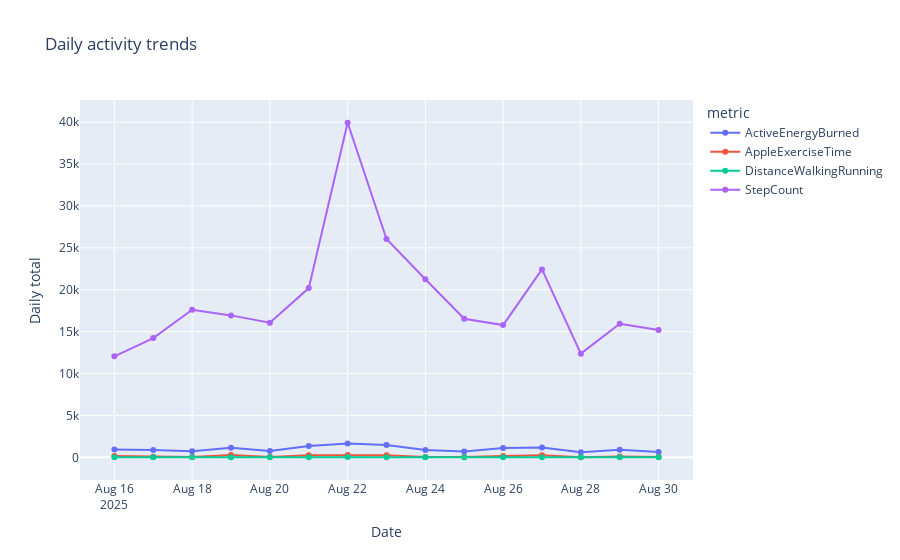

Notebook cell for this chart:
### Markdown cell above
### 7. Activity and energy expenditure

### Code cell
activity_types = [
    "StepCount",
    "DistanceWalkingRunning",
    "ActiveEnergyBurned",
    "AppleExerciseTime",
]
activity_df = apple_df[apple_df["type_clean"].isin(activity_types)].copy()

if activity_df.empty:
    print("ℹ️ No core activity metrics found.")
else:
    activity_df = activity_df.dropna(subset=["value_numeric", "event_date"])
    daily_activity = activity_df.pivot_table(
        index="event_date",
        columns="type_clean",
        values="value_numeric",
        aggfunc="sum",
    ).fillna(0)

    display(Markdown("**Daily activity summary (last 14 days):**"))
    display(daily_activity.tail(14))

    melted = daily_activity.reset_index().melt(
        id_vars="event_date", var_name="metric", value_name="value"
    )
    melted = melted[melted["value"] > 0]
    if not melted.empty:
        fig = px.line(
            melted,
            x="event_date",
            y="value",
            color="metric",
            title="Daily activity trends",
            labels={"event_date": "Date", "value": "Daily total"},
            markers=True,
        )
        fig.show()
    else:
        print("ℹ️ Activity totals are zero after filtering.")

    plt.figure(figsize=(12, 6))
    sns.heatmap(
        daily_activity.tail(30), cmap="viridis", cbar_kws={"label": "Daily totals"}
    )
    plt.title("Activity intensity heatmap (last 30 days)")
    plt.xlabel("Metric")
    plt.ylabel("Date")
    plt.tight_layout()
    plt.show()

### Figure 1 — Plotly figure (JSON) as saved in the notebook; plotly's stock layout.template omitted (floating-point values rounded to 4 significant figures)
{"data": [{"hovertemplate": "metric=ActiveEnergyBurned<br>Date=%{x}<br>Daily total=%{y}<extra></extra>", "legendgroup": "ActiveEnergyBurned", "line": {"color": "#636efa", "dash": "solid"}, "marker": {"symbol": "circle"}, "mode": "lines+markers", "name": "ActiveEnergyBurned", "orientation": "v", "showlegend": true, "type": "scatter", "x": ["2025-08-16T00:00:00.000000000", "2025-08-17T00:00:00.000000000", "2025-08-18T00:00:00.000000000", "2025-08-19T00:00:00.000000000", "2025-08-20T00:00:00.000000000", "2025-08-21T00:00:00.000000000", "2025-08-22T00:00:00.000000000", "2025-08-23T00:00:00.000000000", "2025-08-24T00:00:00.000000000", "2025-08-25T00:00:00.000000000", "2025-08-26T00:00:00.000000000", "2025-08-27T00:00:00.000000000", "2025-08-28T00:00:00.000000000", "2025-08-29T00:00:00.000000000", "2025-08-30T00:00:00.000000000"], "xaxis": "x", "y": [917.9, 869.9, 724.8, 1132.0, 765.9, 1337.0, 1638.0, 1472.0, 865.3, 701.8, 1097.0, 1163.0, 616.5, 889.1, 628.6], "yaxis": "y"}, {"hovertemplate": "metric=AppleExerciseTime<br>Date=%{x}<br>Daily total=%{y}<extra></extra>", "legendgroup": "AppleExerciseTime", "line": {"color": "#EF553B", "dash": "solid"}, "marker": {"symbol": "circle"}, "mode": "lines+markers", "name": "AppleExerciseTime", "orientation": "v", "showlegend": true, "type": "scatter", "x": ["2025-08-16T00:00:00.000000000", "2025-08-17T00:00:00.000000000", "2025-08-18T00:00:00.000000000", "2025-08-19T00:00:00.000000000", "2025-08-20T00:00:00.000000000", "2025-08-21T00:00:00.000000000", "2025-08-22T00:00:00.000000000", "2025-08-23T00:00:00.000000000", "2025-08-24T00:00:00.000000000", "2025-08-25T00:00:00.000000000", "2025-08-26T00:00:00.000000000", "2025-08-27T00:00:00.000000000", "2025-08-28T00:00:00.000000000", "2025-08-29T00:00:00.000000000", "2025-08-30T00:00:00.000000000"], "xaxis": "x", "y": [153.0, 59.0, 33.0, 260.0, 35.0, 251.0, 268.0, 258.0, 37.0, 35.0, 152.0, 237.0, 20.0, 86.0, 26.0], "yaxis": "y"}, {"hovertemplate": "metric=DistanceWalkingRunning<br>Date=%{x}<br>Daily total=%{y}<extra></extra>", "legendgroup": "DistanceWalkingRunning", "line": {"color": "#00cc96", "dash": "solid"}, "marker": {"symbol": "circle"}, "mode": "lines+markers", "name": "DistanceWalkingRunning", "orientation": "v", "showlegend": true, "type": "scatter", "x": ["2025-08-16T00:00:00.000000000", "2025-08-17T00:00:00.000000000", "2025-08-18T00:00:00.000000000", "2025-08-19T00:00:00.000000000", "2025-08-20T00:00:00.000000000", "2025-08-21T00:00:00.000000000", "2025-08-22T00:00:00.000000000", "2025-08-23T00:00:00.000000000", "2025-08-24T00:00:00.000000000", "2025-08-25T00:00:00.000000000", "2025-08-26T00:00:00.000000000", "2025-08-27T00:00:00.000000000", "2025-08-28T00:00:00.000000000", "2025-08-29T00:00:00.000000000", "2025-08-30T00:00:00.000000000"], "xaxis": "x", "y": [5.871, 6.973, 8.361, 8.424, 7.607, 9.605, 22.47, 12.49, 9.909, 7.828, 7.498, 10.66, 5.906, 7.589, 7.27], "yaxis": "y"}, {"hovertemplate": "metric=StepCount<br>Date=%{x}<br>Daily total=%{y}<extra></extra>", "legendgroup": "StepCount", "line": {"color": "#ab63fa", "dash": "solid"}, "marker": {"symbol": "circle"}, "mode": "lines+markers", "name": "StepCount", "orientation": "v", "showlegend": true, "type": "scatter", "x": ["2025-08-16T00:00:00.000000000", "2025-08-17T00:00:00.000000000", "2025-08-18T00:00:00.000000000", "2025-08-19T00:00:00.000000000", "2025-08-20T00:00:00.000000000", "2025-08-21T00:00:00.000000000", "2025-08-22T00:00:00.000000000", "2025-08-23T00:00:00.000000000", "2025-08-24T00:00:00.000000000", "2025-08-25T00:00:00.000000000", "2025-08-26T00:00:00.000000000", "2025-08-27T00:00:00.000000000", "2025-08-28T00:00:00.000000000", "2025-08-29T00:00:00.000000000", "2025-08-30T00:00:00.000000000"], "xaxis": "x", "y": [12060.0, 14220.0, 17610.0, 16940.0, 16060.0, 20190.0, 39930.0, 26050.0, 21250.0, 16530.0, 15780.0, 22420.0, 12370.0, 15940.0, 15210.0], "yaxis": "y"}], "layout": {"legend": {"title": {"text": "metric"}, "tracegroupgap": 0}, "title": {"text": "Daily activity trends"}, "xaxis": {"anchor": "y", "domain": [0, 1], "title": {"text": "Date"}}, "yaxis": {"anchor": "x", "domain": [0, 1], "title": {"text": "Daily total"}}}}
